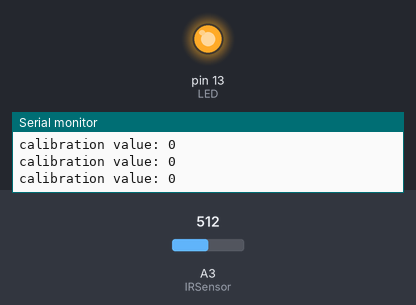
The sketch below on a simulated Arduino Uno, built with avr-gcc and run on an emulated ATmega328P. On the bench: output pins drawn as LEDs (lit = HIGH), the last lines printed to the serial monitor. The inputs (shaded band) are chosen by the test bench; at power-on: A3 (IRSensor) = 512.

Above: at 1.2 s.
1.3 s: A3 (IRSensor) set to 594
2.8 s: A3 (IRSensor) set to 611
At 4.0 s:
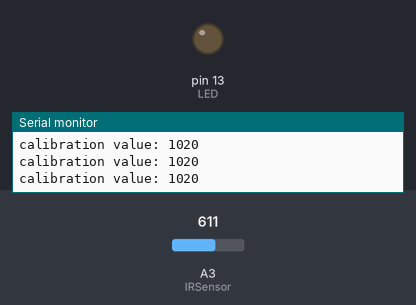
Timing chart, 0 to 5.8 s (numbered marks = the images above; inputs shaded):
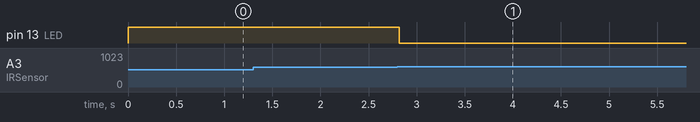

The sketch:

IR_Senor_Conf.ino
```cpp
/*
 *  CODE FOR PROJECT Birdseye
 *  made by: OLLYDOTDEV
 *  https://github.com/OLLYDOTDEV/Project-Birdseye-DTX-2020
 *
 *
 *
 *
 *
 *
 *
 */


int IRSensor = A3; // connect ir sensor to arduino pin 3
int LED = 13;
int IRDATA = 1000 ;

int calibration_trigger = 1; // 1 = calibration mode on | 0 = calibration mode off
int IR_threshold = 600 ;
void setup()
{


  Serial.begin(9600);
  while (!Serial) {
    ; // wait for serial port to connect. Needed for Native USB only
  }

  pinMode (IRSensor, INPUT); // sensor pin INPUT
  pinMode (LED, OUTPUT);
  digitalWrite(LED,LOW);
}

void loop(){


if(calibration_trigger != 1){


IRDATA = analogRead (IRSensor);

Serial.println(IRDATA);
Serial.print(",");
if(IRDATA > IR_threshold){

Serial.println(1020);
digitalWrite(LED,LOW) ;
}
else if(IRDATA < IR_threshold){
// if this if statement activates that means that the sensor has been triggered
Serial.println(0);
digitalWrite(LED,HIGH);

// then send out alert to relay
}


delay(3);
}else{

// THIS IS JUST FOR calibration
Serial.print("calibration value: ");
IRDATA = analogRead (IRSensor);
if(IRDATA > IR_threshold){

Serial.println(1020);
digitalWrite(LED,LOW) ;
}
else if(IRDATA < IR_threshold){

Serial.println(0);
digitalWrite(LED,HIGH);
}

}
}
```

Measured:
- the behaviour switches between 600 and 601 on A3 (IRSensor) (found by bisection; images 0 and 1)
- after the input at 2.8 s, pin 13 (LED): HIGH → LOW at once
